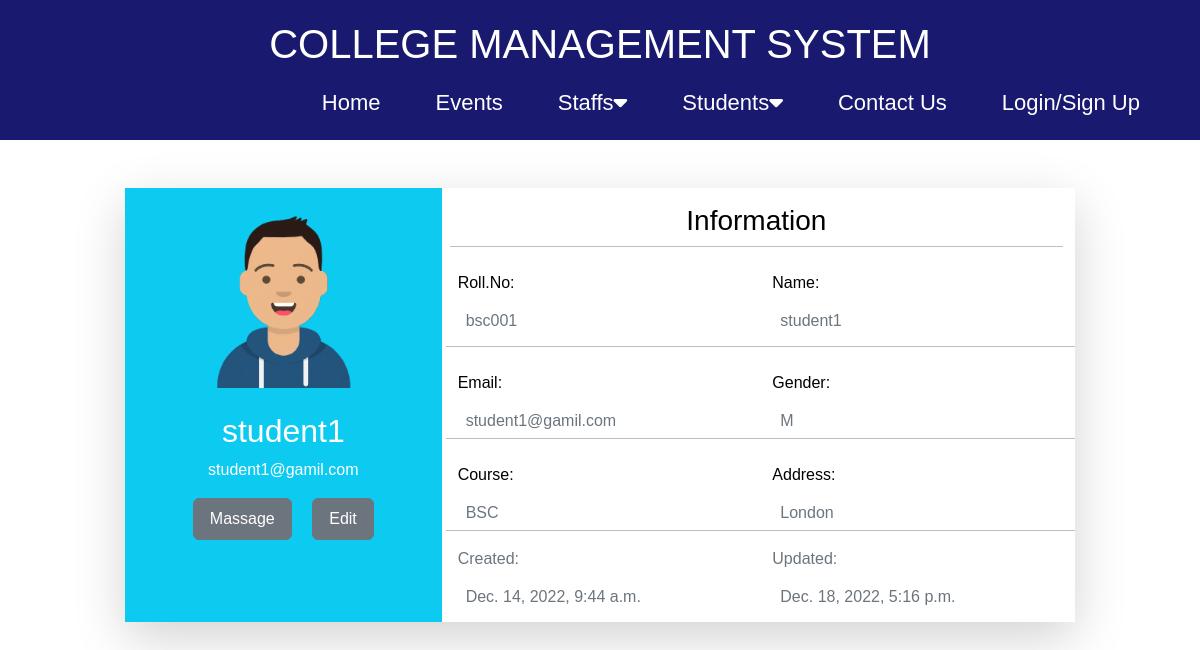
The app's page /student/89f4d98b-e397-4084-a149-10c269cd9cfd/ with its own data.
### college_management_app/models.py (models this page shows, shortened)
class Students(models.Model):
    GENDER_TYPE = (
        ('M', 'Male'), ('F', 'Female')
    )
    roll_no = models.CharField(max_length=100)
    name = models.CharField(max_length=100)
    email = models.CharField(max_length=100, null=True, blank=True)
    course = models.ForeignKey(Courses, on_delete=models.DO_NOTHING)
    gender = models.CharField(max_length=100, choices=GENDER_TYPE)
    profile_img = models.ImageField(upload_to='Profile-img/', default='Profile-img/std-image.png', null=True, blank=True)
    address = models.CharField(max_length=200, null=True, blank=True)
    created = models.DateTimeField(auto_now_add=True)
    updated = models.DateTimeField(auto_now=True)
    id = models.UUIDField(default=uuid.uuid4, unique=True, primary_key=True, editable=False)

class Courses(models.Model):
    name = models.CharField(max_length=50)
    created = models.DateTimeField(auto_now_add=True)
    id = models.UUIDField(default=uuid.uuid4, unique=True, primary_key=True, editable=False)
    def __str__(self):
        return self.name

### college_management_app/views.py (the view)
# urls.py: path('student/<str:pk>/', StudentDetails, name='student'),
def StudentDetails(request, pk):
    student = Students.objects.get(id=pk)
    context = {'student':student}
    return render(request, 'student_details.html', context)

### templates/student_details.html
{% extends 'Base.html' %} {% block content %}
<div class="container">
  <div class="row d-flex justify-content-center">
    <div class="col-md-10 mt-5 border-2 shadow-lg">
      <div class="row z-depth-3">
        <div class="col-sm-4 bg-info rounded-left">
          <div class="card-block text-center text-white">
            <img
              src="{{student.profile_img.url}}"
              class="fas fa-7x mt-4 rounded"
              style="width: 60%"
            />
            <h2 class="font-white-bold mt-4">{{student.name}}</h2>
            <p>{{student.email}}</p>
            <a href="{% url 'student-message' student.id %}"
              ><button class="btn btn-secondary rounded mx-2 mb-3 py-2 px-3">
                Massage
              </button></a
            >
            <a href="{% url 'update-student' student.id %}">
              <button class="btn btn-secondary rounded mx-2 mb-3 py-2 px-3">
                Edit
              </button>
            </a>
          </div>
        </div>
        <div class="col-sm-8 bg-white rounded-right ps-2">
          <h3 class="mt-3 text-center">Information</h3>
          <hr class="badge-primary mt-0 center" />
          <div class="row ps-2">
            <div class="col-sm-6 pt-2">
              <p class="font-weigth-bold">Roll.No:</p>
              <h6 class="text-muted ps-2">{{student.roll_no}}</h6>
            </div>
            <div class="col-sm-6 pt-2">
              <p class="font-weigth-bold">Name:</p>
              <h6 class="text-muted ps-2">{{student.name}}</h6>
            </div>
            <hr class="bg-primary mt-2" />
            <div class="col-sm-6 pt-2">
              <p class="font-weigth-bold">Email:</p>
              <h6 class="text-muted ps-2">{{student.email}}</h6>
            </div>
            <div class="col-sm-6 pt-2">
              <p class="font-weigth-bold">Gender:</p>
              <h6 class="text-muted ps-2">{{student.gender}}</h6>
            </div>
            <hr class="bg-primary" />
            <div class="col-sm-6 pt-2">
              <p class="font-weigth-bold">Course:</p>
              <h6 class="text-muted ps-2">{{student.course}}</h6>
            </div>
            <div class="col-sm-6 pt-2">
              <p class="font-weigth-bold">Address:</p>
              <h6 class="text-muted ps-2">{{student.address}}</h6>
            </div>
            <hr class="bg-primary" />
            <div class="col-sm-6">
              <p class="font-weigth-bold text-muted">Created:</p>
              <h6 class="text-muted pb-2 ps-2">{{student.created}}</h6>
            </div>
            <div class="col-sm-6">
              <p class="font-weigth-bold text-muted">Updated:</p>
              <h6 class="text-muted pb-2 ps-2">{{student.updated}}</h6>
            </div>
          </div>
        </div>
      </div>
    </div>
  </div>
</div>
{% endblock content %}

### static/styles/app.css (style rules this page uses)
* { margin: 0; padding: 0; box-sizing: border-box; }
body { font-family: sans-serif; color: black; }

### records on screen
Students: profile_img (picture), name "student1", email "student1@gamil.com", roll_no "bsc001", gender "M", course "BSC", address "London", created "Dec. 14, 2022, 9:44 a.m.", updated "Dec. 18, 2022, 5:16 p.m."
